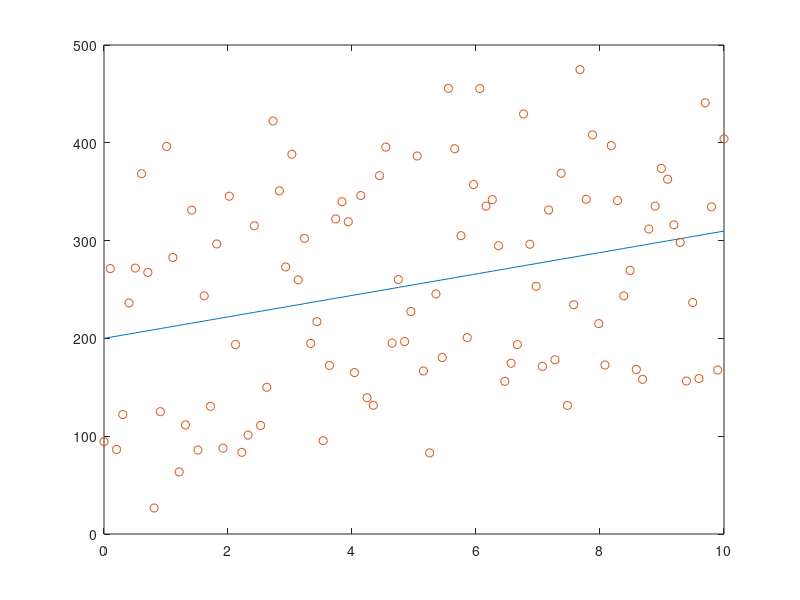

The MATLAB source for this figure:
% Regresja liniowa funkcji y(x0 = ax + b
clear;
clc;

% Generacja danych wej�ciowych
xk = linspace(0, 10, 1e2);
xx = linspace(0, 10, 1e3);

% Tworzenie wsp�czynnik�w modelu (losowe)
terms = zeros(1,2);
range = 10;
Coefs = (range+range).*rand(1,max(size(terms)));

% definicja modelu
yk = Coefs(1).*xk+Coefs(2);

% definicja szumu
a = 20;
r = -a+(a*a).*rand(1,max(size(yk)));

% Dodanie szumu
yk = yk + r;

% Wykre�lenie Rysunku
plot(xk, yk,'o');

% Definicja sk�adowych modelu
% (to jest to co robimy z funkcj� - np. u nas f to x a g to wyraz wolny funkcji
f = @(u) u.^1;
g = @(u) u.^0;

% Definicja tablicy typu 'cell' dla sk�adowych modelu
funTab = {f,g};

% Alokacja pami�ci
A = zeros(max(size(terms)));
b = zeros(max(size(terms)),1);

% Uk�ad r�wna�
for i=1:1:max(size(terms))
    for j=1:1:max(size(terms))
        
        firstFun = funTab{i};
        secondFun = funTab{j};
        
        % Obliczenie element�w macierzy
        A(i,j) = sum(firstFun(xk).*secondFun(xk));
    end
end

% Obliczenie warto�ci wektora wyraz�w wolnych
for j=1:1:max(size(b))
    thisFun = funTab{j};
    
    b(j) = sum(thisFun(xk).*yk);
end

% Rozwi�zanie uk�adu r�wna�
Coefs2 = A\b;

% Tworzenie modelu przy pomocy obliczonych wsp�czynnik�w
yk2 = Coefs2(1).*xk+Coefs2(2);

% Rysunek
plot(xk, yk2);
hold on
plot(xk, yk, 'o');

% Definicja i obliczenie warto�ci funkcji b��du
psi = sum((Coefs2(1).*xk+Coefs2(2)).^2)